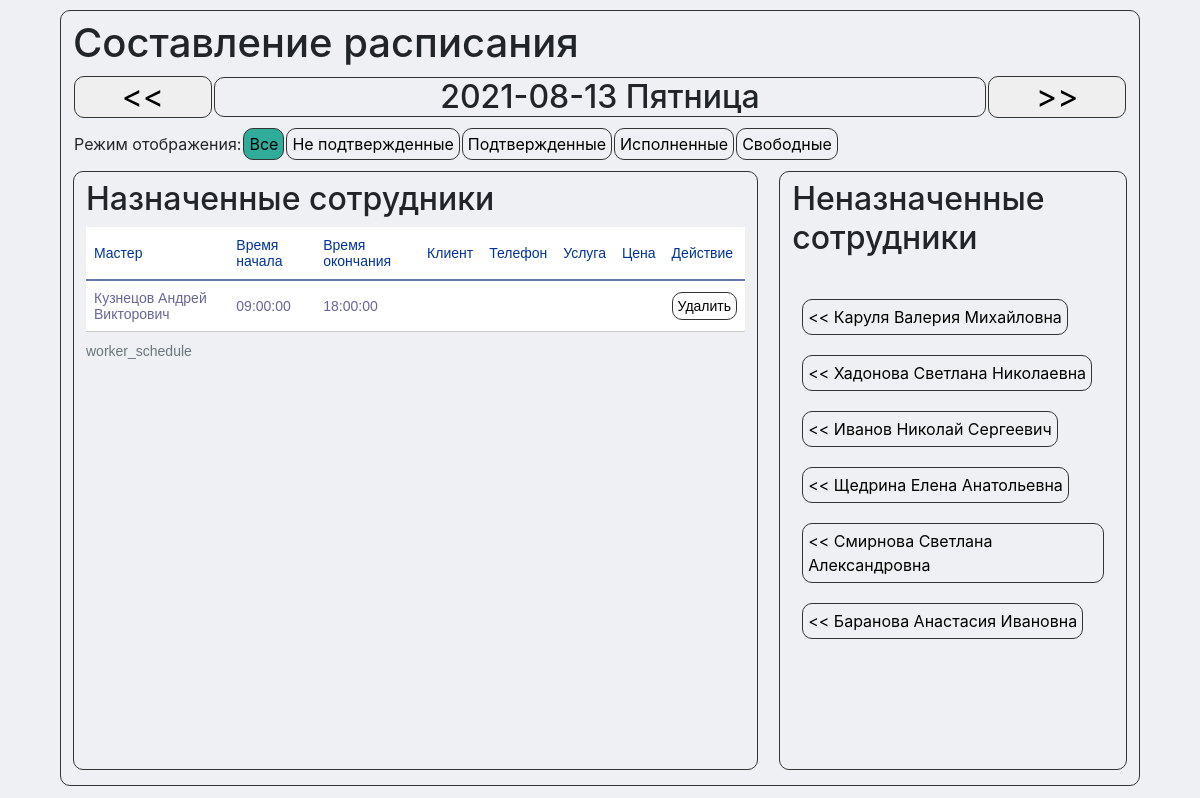
Page /schedule.php on the committed database.
### tables this page shows
CREATE TABLE `worker_schedule` (
  `id` int(11) NOT NULL,
  `worker_id` int(11) NOT NULL,
  `assigned_date` date NOT NULL,
  `time_start` time NOT NULL,
  `time_end` time NOT NULL,
  `client_id` int(11) UNSIGNED DEFAULT NULL,
  `service_id` int(11) UNSIGNED DEFAULT NULL,
  `price` int(11) UNSIGNED DEFAULT NULL,
  `status_id` int(11) UNSIGNED NOT NULL
);

CREATE TABLE `workers` (
  `worker_id` int(11) UNSIGNED NOT NULL,
  `worker_name` varchar(255) NOT NULL,
  `phone_number` varchar(255) NOT NULL
);

### schedule.php (the view, shortened to what this page needs)
<html>
	<head>
		<link rel="stylesheet" href="css/schedule.css">
		<link rel="stylesheet" href="https://stackpath.bootstrapcdn.com/bootstrap/4.3.1/css/bootstrap.min.css">
	</head>
	<body>
		<div class="work_area">
			<div class="shadowbox">
				<h1>Составление расписания</h1>
				<table>
					<tr>
					<td><h2 align="middle">
						<?php
							$new_date = $_GET['new_date'];
							$N = $_GET['N'];
							if($new_date == null){
								$date = date("Y-m-d");
								$date = date("Y-m-d", strtotime($date . ' -1 day'));
								$N = -1;
								echo '<a href="/schedule.php?new_date='.$date.'&N='.$N.'" ><button class="button_switch">  <<  </button></a>';
							}
							else{
								$date = date("Y-m-d", strtotime($new_date . ' -1 day'));
								$N = $N - 1;
								echo '<a href="/schedule.php?new_date='.$date.'&N='.$N.'" ><button class="button_switch">  <<  </button></a>';
							}
						 ?></h2></td>
					<td><h2 align="middle" class="date_h2"><time>
											<?php
												$new_date = $_GET['new_date'];
												$N = $_GET['N'];
												$days = array( 1 => 'Понедельник' , 'Вторник' , 'Среда' , 'Четверг' , 'Пятница' , 'Суббота' , 'Воскресенье' );
												if($new_date == null){
													$date = date("Y-m-d ".$days[date( 'N' )]);
													echo $date;
												}
												else{
													$day = date("N", strtotime(' '.$N.' day'));
													echo $new_date.' '.$days[$day];
												}
											 ?>
										</time></h2></td>
					<td><h2 align="middle" >
						<?php
							$new_date = $_GET['new_date'];
							$N = $_GET['N'];
							if($new_date == null){
								$date = date("Y-m-d");
								$date = date("Y-m-d", strtotime($date . ' +1 day'));
								$N = 1;
								echo '<a href="/schedule.php?new_date='.$date.'&N='.$N.'" ><button class="button_switch">  >>  </button></a>';
							}
							else{
								$date = date("Y-m-d", strtotime($new_date . ' +1 day'));
								$N = $N + 1;
								echo '<a href="/schedule.php?new_date='.$date.'&N='.$N.'" ><button class="button_switch">  >>  </button></a>';
							}
						 ?>
					</h2></td>
					</tr>
				</table>
        <table class="table_filter">
          <tr>
            <?php
              require 'configDB.php';
              $filters = array( 0 => 'Все' , 'Не подтвержденные' , 'Подтвержденные' , 'Исполненные' , 'Свободные');
              $filter = $_GET['filter'];
              if($filter == null){
                $filter = 0;
              }
              $new_date = $_GET['new_date'];
              $N = $_GET['N'];
              if($new_date == null){
                $new_date = date("Y-m-d");
              }
              switch ($filter) {
                  case 0:
                    $query2 = $pdo->query('SELECT ws.price FROM workers AS w, worker_schedule AS ws, clients AS c, services AS s
                      WHERE w.worker_id = ws.worker_id AND ws.client_id = c.client_id AND ws.service_id = s.service_id AND ws.assigned_date = "'.$new_date.'" ORDER BY w.worker_id, ws.time_start ASC');
                    break;
              }
              echo '<td style="white-space: nowrap;">Режим отображения:</td>';
              for ($i = 0; $i <= 4; $i++) {
                if($i == $filter){
                  echo '<td><a href="/schedule.php?new_date='.$new_date.'&N='.$N.'&filter='.$i.'" name="workeridButton" class="button_filter_selected">'.$filters[$i].'</a></td>';
                }
                else {
                  echo '<td><a href="/schedule.php?new_date='.$new_date.'&N='.$N.'&filter='.$i.'" name="workeridButton" class="button_filter">'.$filters[$i].'</a></td>';
                }
              }
            ?>
          </tr>
        </table>
				<div class="shadowbox_column_right" id="schedule_div" onscroll="scollPos();"><h2>Назначенные сотрудники</h2>
					<?php
						$new_date = $_GET['new_date'];
            $N = $_GET['N'];
            if($N == null){
              $N = 0;
            }
						if($new_date == null){
							$new_date = date("Y-m-d");
						}
            $filter = $_GET['filter'];
            if($filter == null){
              $filter = 0;
            }
	          require 'configDB.php';
            echo '<table class="schedule_table">';
      	    echo '<caption>worker_schedule</caption>
      				<tr>
      				<th>Мастер</th>
      				<th>Время начала</th>
      				<th>Время окончания</th>
              <th>Клиент</th>
              <th>Телефон</th>
              <th>Услуга</th>
              <th>Цена</th>
              <th>Действие</th>
      				</tr>';
            switch ($filter) {
                case 0:
                  $query1 = $pdo->query('SELECT ws.id, ws.worker_id, w.worker_name, ws.time_start, ws.time_end, ws.client_id, ws.service_id, s.status_id, s.status_name, ws.price FROM workers AS w, worker_schedule AS ws, status AS s
                    WHERE w.worker_id = ws.worker_id AND ws.status_id = s.status_id AND ws.assigned_date = "'.$new_date.'" ORDER BY w.worker_id, ws.time_start ASC');
                  $query2 = $pdo->query('SELECT ws.id, w.worker_id, c.client_name, c.phone_number, s.service_name, s.price FROM workers AS w, worker_schedule AS ws, clients AS c, services AS s
                    WHERE w.worker_id = ws.worker_id AND ws.client_id = c.client_id AND ws.service_id = s.service_id AND ws.assigned_date = "'.$new_date.'" ORDER BY w.worker_id, ws.time_start ASC');
                  break;
            }
	          while($row = $query1->fetch(PDO::FETCH_OBJ)) {
                $worker_id = $row->worker_id;
                if($row->client_id == null & $row->service_id == null & $row->price == null){
                  $client_id = 0;
                  $service_id = 0;
                  $price = 0;
                }
                else{
                  $client_id = $row->client_id;
                  $service_id = $row->service_id;
                  $price = $row->price;
                }
                echo '<tr><td>'.$row->worker_name.'</td><td>'.$row->time_start.'</td><td>'.$row->time_end.'</td>';
                if($row->client_id != null & $row->service_id != null) {
                    $row2 = $query2->fetch(PDO::FETCH_OBJ);
                    echo '<td>'.$row2->client_name.'</td><td>'.$row2->phone_number.'</td><td>'.$row2->service_name.'</td><td>'.$row->price.'</td>
                    <td><table class="status_table"><tr>';
                    if($row->status_id == 1){
                      echo '<td><a href="/add.php?id='.$row->id.'&table=status_not_approved&status_id='.$row->status_id.'&new_date='.$new_date.'&N='.$N.'" class="button_filter_selected">Не подтверждено</a></td>';
                    }
                    else {
                      echo '<td><a href="/add.php?id='.$row->id.'&table=status_not_approved&status_id='.$row->status_id.'&new_date='.$new_date.'&N='.$N.'" class="button_filter">Не подтверждено</a></td>';
                    }
                    if($row->status_id == 2){
                      echo '<td><a href="/add.php?id='.$row->id.'&table=status_approved&new_date='.$new_date.'&N='.$N.'" class="button_filter_selected">Подтверждено</a></td>';
                    }
                    else {
                      echo '<td><a href="/add.php?id='.$row->id.'&table=status_approved&new_date='.$new_date.'&N='.$N.'" class="button_filter">Подтверждено</a></td>';
                    }
                    if($row->status_id == 3){
                      echo '<td><a href="/add.php?id='.$row->id.'&table=status_done&new_date='.$new_date.'&N='.$N.'" class="button_filter_selected">Исполнено</a></td>';
                    }
                    else {
                      echo '<td><a href="/add.php?id='.$row->id.'&table=status_done&new_date='.$new_date.'&N='.$N.'" class="button_filter">Исполнено</a></td>';
                    }
                    echo '<td><a href="/delete.php?id='.$row->id.'&table=schedule&new_date='.$new_date.'&N='.$N.'&worker_id='.$worker_id.'&client_id='.$client_id.'&service_id='.$service_id.'&price='.$price.'&time_start='.$row->time_start.
                    '&time_end='.$row->time_end.'&status_id='.$row->status_id.'" class="button_filter">Удалить</a></td></tr></table></td><tr>';
                }
                else{
                    echo '<td></td><td></td><td></td><td></td>
                    <td><a href="/delete.php?id='.$row->id.'&table=schedule&new_date='.$new_date.'&N='.$N.'&worker_id='.$worker_id.'&client_id='.$client_id.'&service_id='.$service_id.'&price='.$price.'&time_start='.$row->time_start.
                    '&time_end='.$row->time_end.'&status_id='.$row->status_id.'" class="button_filter">Удалить</a></td><tr>';
                }
	          }
            echo '</table>';
	        ?>
				</div>
				<div class="shadowbox_column_left"><h2>Неназначенные сотрудники</h2>
					<?php
						$new_date = $_GET['new_date'];
            $N = $_GET['N'];
            if($N == null){
              $N = 0;
            }
						if($new_date == null){
							$new_date = date("Y-m-d");
						}
	          require 'configDB.php';
	          $query = $pdo->query('SELECT * FROM workers LEFT JOIN (SELECT w.worker_id FROM workers AS w, worker_schedule AS s WHERE w.worker_id = s.worker_id AND s.assigned_date = "'.$new_date.'" ORDER BY w.worker_id ASC) AS t2 USING (worker_id) WHERE t2.worker_id IS NULL ORDER BY worker_id ASC');
	          while($row = $query->fetch(PDO::FETCH_OBJ)) {
	              echo '<br><a href="/assign.php?worker_id='.$row->worker_id.'&worker_name='.$row->worker_name.'&date='.$new_date.'&N='.$N.'" name="workeridButton" class="button_worker"><< '.$row->worker_name.'</a><br>';
	          }
	        ?>
				</div>
			</div>
		</div>
	</body>
</html>

### css/schedule.css (style rules this page uses)
body { background-color: #EFF0F3!important }
.work_area { margin-top: 10px; width: 90%!important; margin-right: auto; margin-left: auto; }
.shadowbox { width: 100%; height: 97%; border: 1px solid #333; border-radius: 10px; padding: 8px 12px; }
.shadowbox_column_right { width: 65%; height: 79%; border: 1px solid #333; border-radius: 10px; display: inline; float: left; margin-left: 0%; margin-right: 1%; margin-top: 10px; margin-bottom: 1%; overflow-x: hidden; overflow-y: scroll; padding: 8px 12px; }
.shadowbox_column_left { width: 33%; height: 79%; border: 1px solid #333; border-radius: 10px; display: inline; float: left; margin-left: 1%; margin-right: 0%; margin-top: 10px; margin-bottom: 1%; overflow-x: hidden; overflow-y: auto; padding: 8px 12px; }
.button_filter { color: #000; float: left; padding: 5px 5px; border: 1px solid #333; border-radius: 10px; text-decoration: none; white-space: nowrap; }
.button_filter_selected { color: #000; float: left; padding: 5px 5px; border: 1px solid #333; border-radius: 10px; text-decoration: none; background: #2FAC9A; white-space: nowrap; }
.button_switch { width: 100%; border: 0px; border: 1px solid #333; border-radius: 10px; }
.button_worker { color: #000; margin: 10px; padding: 5px 5px; border: 1px solid #333; border-radius: 10px; text-decoration: none; float: left; }
.date_h2 { border: 1px solid #333; border-radius: 10px; }
.table_filter { width: 1px; border-spacing: 0; }
table { width: 100%; }
.schedule_table { font-family: "Lucida Sans Unicode", "Lucida Grande", Sans-Serif; font-size: 14px; background: white; max-width: 100%; width: 100%; border-collapse: collapse; text-align: left; }
.schedule_table th { font-weight: normal; color: #039; border-bottom: 2px solid #6678b1; padding: 10px 8px; }
.schedule_table td { border-bottom: 1px solid #ccc; color: #669; padding: 9px 8px; transition: .3s linear; }

### rows in the picture
worker_schedule: worker.worker_name "Кузнецов Андрей Викторович", time_start "09:00:00", time_end "18:00:00"
workers: worker_name "Каруля Валерия Михайловна"
workers: worker_name "Хадонова Светлана Николаевна"
workers: worker_name "Иванов Николай Сергеевич"
workers: worker_name "Щедрина Елена Анатольевна"
workers: worker_name "Смирнова Светлана Александровна"
workers: worker_name "Баранова Анастасия Ивановна"

### other values in the picture
$date "2021-08-13 Пятница"
$filters[$i] "Все"
$filters[$i] "Не подтвержденные"
$filters[$i] "Подтвержденные"
$filters[$i] "Исполненные"
$filters[$i] "Свободные"
